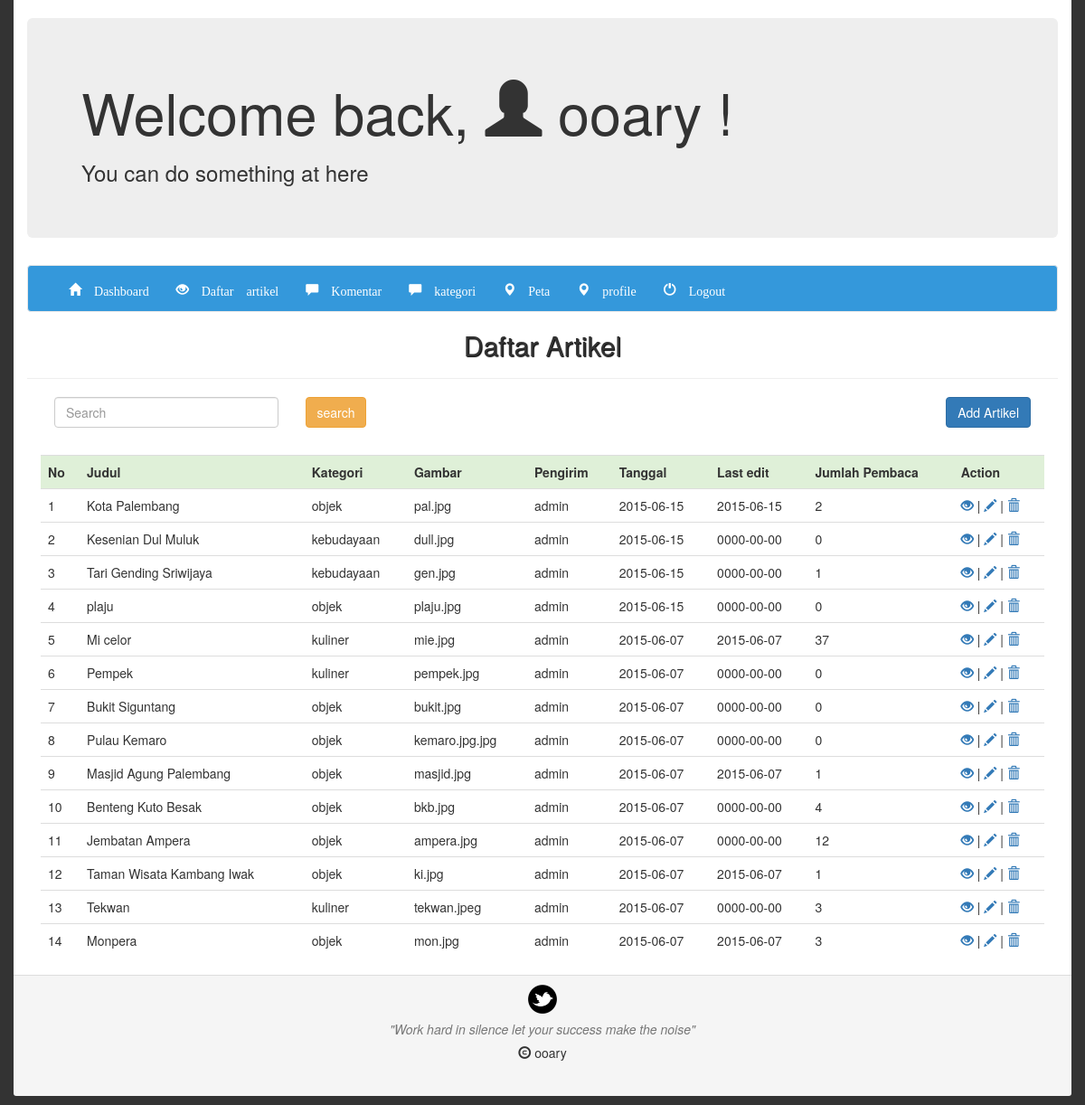
/back/satpam/index.php?btn=view (signed in), run on the app's committed database.
### tables this page shows
CREATE TABLE IF NOT EXISTS `artikel` (
`id_artikel` bigint(20) NOT NULL,
  `judul` varchar(100) NOT NULL,
  `tanggal` date NOT NULL,
  `author` varchar(100) NOT NULL,
  `konten` text NOT NULL,
  `isi` text NOT NULL,
  `id_kategori` varchar(100) NOT NULL,
  `lihat` bigint(20) NOT NULL,
  `last_edit` date NOT NULL
);

CREATE TABLE IF NOT EXISTS `kategori` (
`id_kategori` bigint(20) NOT NULL,
  `kategori` varchar(100) NOT NULL,
  `defin` varchar(100) NOT NULL
);

CREATE TABLE IF NOT EXISTS `gambar` (
`id_gambar` int(11) NOT NULL,
  `id_artikel` int(100) NOT NULL,
  `nama_gambar` varchar(100) NOT NULL,
  `active` enum('0','1') NOT NULL
);

### back/satpam/view/view.php (the view, shortened to what this page needs)
<?php
	$search=$_POST['search'];
	$data = "SELECT a.id_artikel,a.judul,a.tanggal,a.author,a.id_kategori,a.lihat,a.last_edit,b.kategori,b.id_kategori,c.id_artikel,c.nama_gambar from artikel a,kategori b,gambar c where b.id_kategori = a.id_kategori AND c.id_artikel = a.id_artikel";
	if(!empty($search))
		:	$data .= " AND a.judul LIKE '%$search%' order by a.tanggal desc";
	else
		:
			$data .= " order by a.tanggal desc";
	endif;
	$panggil=mysqli_query($koneksi,$data) or die(mysqli_error($koneksi));;
	$no=1;
?>
<h3 align="center" id="title">Daftar Artikel</h3>
<hr>
		<div class="row-fluid">
		<div class="col-xs-12">
		<form method="post" action="index.php?btn=view">
		<div class="form-group col-md-3" >
		<div class="form-group">
		<input type="text" class="form-control" for="source" id="source" name="search" placeholder="Search">
		</div>
		</div>
		 <div class="col-md-1">
      <input type="submit" name="btn" value="search" class="btn btn-warning">
      </div>
			</form>
			<div class="col-md-8" >
			<div class="form-group">
			<a href="index.php?btn=add" class="btn btn-primary pull-right" id="jarak">Add Artikel</a>
			</div>
			</div>
			</div>
			</div>
<div class="row-fluid" >
	<div class="col-xs-12">
<div class="table-responsive" >
<table class="table table-hover table-stripped">
<tr>
	<th class="success">No</th>
	<th class="success">Judul</th>
	<th class="success">Kategori</th>
	<th class="success">Gambar</th>
	<th class="success">Pengirim</th>
	<th class="success">Tanggal</th>
	<th class="success">Last edit</th>
	<th class="success">Jumlah Pembaca</th>
	<th class="success">Action</th>
</tr>
	<?php
		while(list($id_artikel,$judul,$tanggal,$author,$kategori,$lihat,$last,$namakat,$id_kat,$id_art,$namagam)=mysqli_fetch_row($panggil))
			:
	?>
	<tr>
		<td><?php echo $no++ ; ?></td>
		<td><?php echo $judul ; ?></td>
		<td><?php echo $namakat
				?></td>
		<td><?php
			echo $namagam;
		?></td>
		<td><?php echo $author ; ?></td>
		<td><?php echo $tanggal ; ?></td>
		<td><?php echo $last ; ?></td>
		<td><?php echo $lihat ; ?></td>
		<td><a href="index.php?btn=lihat&id=<?php echo $id_artikel ; ?>" class="glyphicon glyphicon-eye-open"></a> | <a href="index.php?btn=editartikel&id=<?php echo $id_artikel ; ?>" class="glyphicon glyphicon-pencil"
		></a>  | <a href="index.php?btn=deleteedit&id=<?php echo $id_artikel ; ?>" onclick="javascript: return confirm('Apakah Anda Yakin?')"class="glyphicon glyphicon-trash"></a> </td>
	</tr>
<?php endwhile;?>
</table>
</div>
</div>
</div>

### css/dashboard.css (style rules this page uses)
body { background: #333; }
#jarak { margin-bottom: 10px; }
#title { color:#333; text-shadow:1px 1px 1px #000000; font-size: 30px; }

### data on the page
artikel: judul "Kota Palembang", id_kategori.kategori "objek", gambar.nama_gambar "pal.jpg", author "admin", tanggal "2015-06-15", last_edit "2015-06-15", lihat "2"
artikel: judul "Kesenian Dul Muluk", id_kategori.kategori "kebudayaan", gambar.nama_gambar "dull.jpg", author "admin", tanggal "2015-06-15", last_edit "0000-00-00", lihat "0"
artikel: judul "Tari Gending Sriwijaya", id_kategori.kategori "kebudayaan", gambar.nama_gambar "gen.jpg", author "admin", tanggal "2015-06-15", last_edit "0000-00-00", lihat "1"
artikel: judul "plaju", id_kategori.kategori "objek", gambar.nama_gambar "plaju.jpg", author "admin", tanggal "2015-06-15", last_edit "0000-00-00", lihat "0"
artikel: judul "Mi celor", id_kategori.kategori "kuliner", gambar.nama_gambar "mie.jpg", author "admin", tanggal "2015-06-07", last_edit "2015-06-07", lihat "37"
artikel: judul "Pempek", id_kategori.kategori "kuliner", gambar.nama_gambar "pempek.jpg", author "admin", tanggal "2015-06-07", last_edit "0000-00-00", lihat "0"
artikel: judul "Bukit Siguntang", id_kategori.kategori "objek", gambar.nama_gambar "bukit.jpg", author "admin", tanggal "2015-06-07", last_edit "0000-00-00", lihat "0"
artikel: judul "Pulau Kemaro", id_kategori.kategori "objek", gambar.nama_gambar "kemaro.jpg.jpg", author "admin", tanggal "2015-06-07", last_edit "0000-00-00", lihat "0"
artikel: judul "Masjid Agung Palembang", id_kategori.kategori "objek", gambar.nama_gambar "masjid.jpg", author "admin", tanggal "2015-06-07", last_edit "2015-06-07", lihat "1"
artikel: judul "Benteng Kuto Besak", id_kategori.kategori "objek", gambar.nama_gambar "bkb.jpg", author "admin", tanggal "2015-06-07", last_edit "0000-00-00", lihat "4"
artikel: judul "Jembatan Ampera", id_kategori.kategori "objek", gambar.nama_gambar "ampera.jpg", author "admin", tanggal "2015-06-07", last_edit "0000-00-00", lihat "12"
artikel: judul "Taman Wisata Kambang Iwak", id_kategori.kategori "objek", gambar.nama_gambar "ki.jpg", author "admin", tanggal "2015-06-07", last_edit "2015-06-07", lihat "1"
artikel: judul "Tekwan", id_kategori.kategori "kuliner", gambar.nama_gambar "tekwan.jpeg", author "admin", tanggal "2015-06-07", last_edit "0000-00-00", lihat "3"
artikel: judul "Monpera", id_kategori.kategori "objek", gambar.nama_gambar "mon.jpg", author "admin", tanggal "2015-06-07", last_edit "2015-06-07", lihat "3"

### other printed values
$_SESSION['sesiuser'] "ooary"
